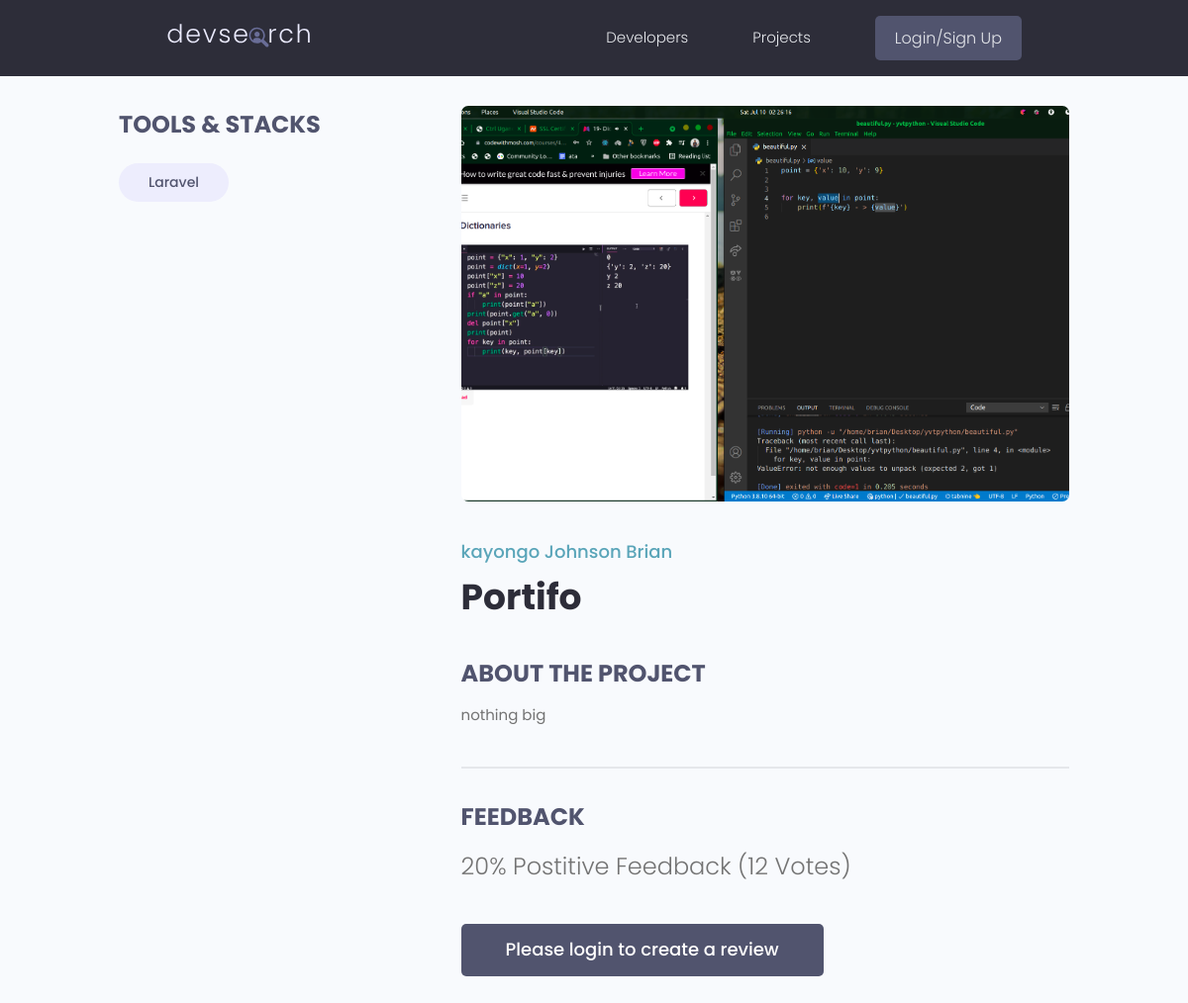
Page /projects/project/04b0481e-8b78-4c92-af31-6f9abf5232f9/ on the earlier database version.
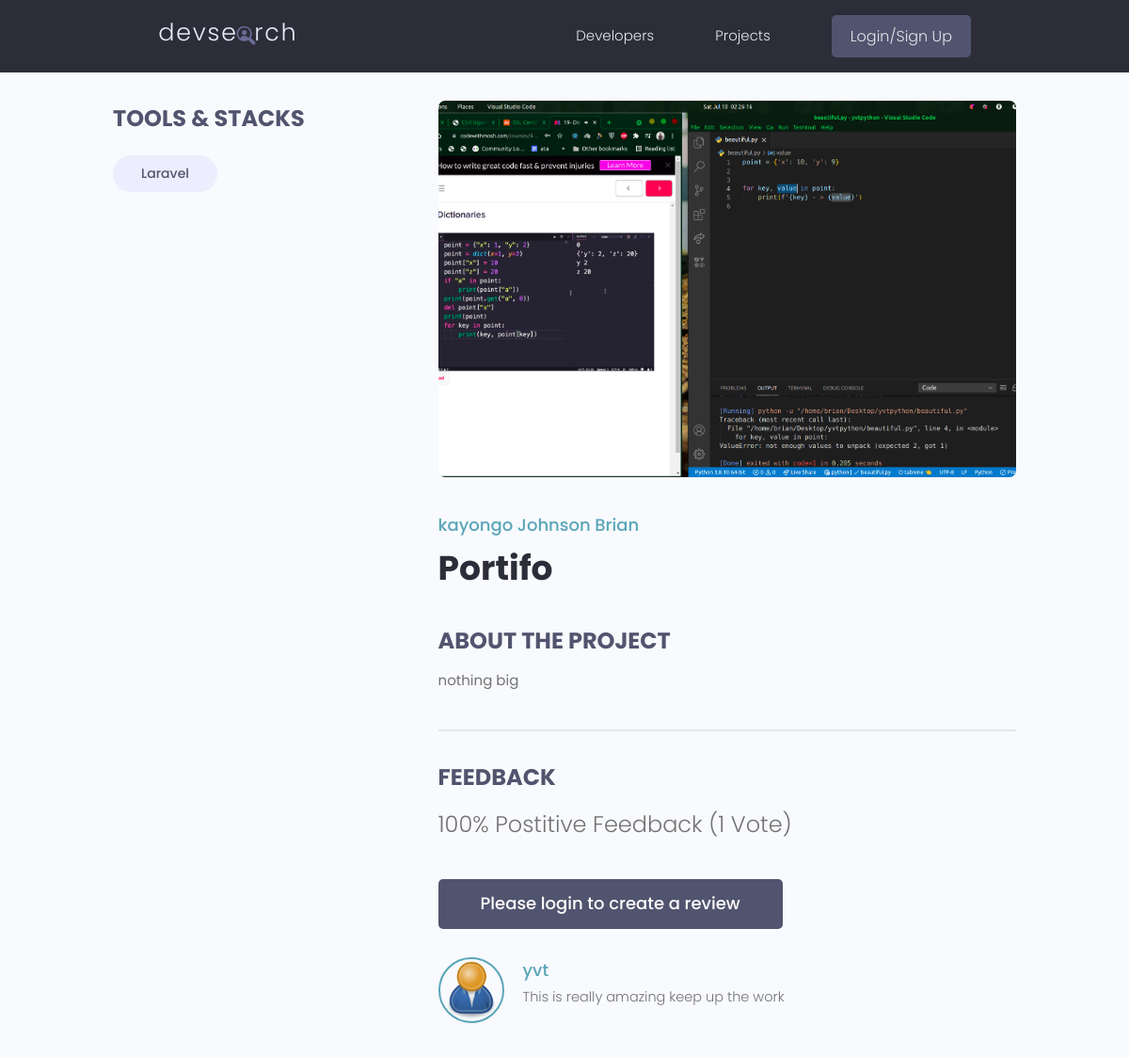
Same page on the later database version.
### projects/models.py (models this page shows, shortened)
class Tag(models.Model):
    name = models.CharField(max_length=200)
    created = models.DateTimeField(auto_now_add=True)
    id = models.UUIDField(default=uuid.uuid4,
                          primary_key=True, unique=True, editable=False)
    def __str__(self):
        return self.name

class Project(models.Model):
    owner = models.ForeignKey(
        Profile, null=True, blank=True, on_delete=models.SET_NULL)
    title = models.CharField(max_length=120)
    description = models.TextField(null=True, blank=True)
    featured_image = models.ImageField(
        null=True, blank=True, default="default.png")
    demo_link = models.CharField(max_length=2000, null=True, blank=True)
    source_link = models.CharField(max_length=2000, null=True, blank=True)
    tags = models.ManyToManyField('Tag', blank=True)
    vote_total = models.IntegerField(default=0, null=True, blank=True)
    vote_ratio = models.IntegerField(default=0, null=True, blank=True)
    created = models.DateTimeField(auto_now_add=True)
    id = models.UUIDField(default=uuid.uuid4,
                          primary_key=True, unique=True, editable=False)
    class Meta:
        ordering = ['-vote_ratio', '-vote_total', 'title']
    @property
    def revieweers(self):
        queryset = self.review_set.all().values_list('owner__id', flat=True)
        return queryset

class Review(models.Model):
    VOTE_TYPE = (
        ('up', 'Up Vote'),
        ('Down', 'Down Vote'),
    )
    owner = models.ForeignKey(Profile, on_delete=models.CASCADE, null=True)
    project = models.ForeignKey(Project, on_delete=models.CASCADE)
    body = models.TextField(blank=True, null=True)
    value = models.CharField(max_length=200, choices=VOTE_TYPE)
    created = models.DateTimeField(auto_now_add=True)
    id = models.UUIDField(default=uuid.uuid4,
                          primary_key=True, unique=True, editable=False)
    class Meta:
        unique_together = [['owner', 'project']]

### users/models.py (models this page shows, shortened)
class Profile(models.Model):
    user = models.OneToOneField(
        User, on_delete=models.CASCADE, null=True, blank=True)
    username = models.CharField(max_length=200, null=True, blank=True)
    location = models.CharField(max_length=200, null=True, blank=True)
    name = models.CharField(max_length=200, null=True, blank=True)
    email = models.EmailField(null=True, blank=True, max_length=200)
    short_intro = models.CharField(max_length=200, null=True, blank=True)
    bio = models.TextField(null=True, blank=True)
    profile_image = models.ImageField(
        null=True, blank=True, upload_to="profiles/", default="profiles/user.png")
    social_github = models.CharField(max_length=200, null=True, blank=True)
    social_twiter = models.CharField(max_length=200, null=True, blank=True)
    social_youtube = models.CharField(max_length=200, null=True, blank=True)
    social_website = models.CharField(max_length=200, null=True, blank=True)
    id = models.UUIDField(default=uuid.uuid4,
                          primary_key=True, unique=True, editable=False)
    created = models.DateTimeField(auto_now_add=True)

### projects/views.py (the view, shortened to what this page needs)
# urls.py: path('project/<str:pk>/', project, name='project'),
def project(request, pk):
    project = Project.objects.get(id=pk)
    form = ReviewForm()
    context = {'project': project, 'form': form}
    return render(request, 'single-project.html', context)

### templates/single-project.html (shortened to what this page needs)
{% extends 'main.html' %} {% load static %}{% block content %}
<main class="singleProject my-md">
    <div class="container">
        <div class="layout">
            <div class="column column--1of3">
                <h3 class="singleProject__subtitle">Tools & Stacks</h3>
                <div class="singleProject__toolStack">
                    {% for tag in project.tags.all %}
                    <span class="tag tag--pill tag--sub tag--lg">
                    <small>{{ tag }}</small>
                  </span> {% endfor %}
                </div>
            </div>
            <div class="column column--2of3">
                <img class="singleProject__preview" src="{{ project.featured_image.url }}" alt="portfolio thumbnail" />
                <a href="profile.html" class="singleProject__developer">{{ project.owner.name }}</a>
                <h2 class="singleProject__title">{{ project.title }}</h2>
                <h3 class="singleProject__subtitle">About the Project</h3>
                <div class="singleProject__info">
                    {{ project.description }}
                </div>
                <div class="comments">
                    <h3 class="singleProject__subtitle">Feedback</h3>
                    <h5 class="project--rating">
                        {{ project.vote_ratio }}% Postitive Feedback ({{ project.vote_total }} Vote{{project.vote_total|pluralize:"s" }})
                    </h5>
                    {% if request.user.profile.id in project.revieweers %}
                        <p>You already submitted your review for this project </p>
                    {% elif request.user.profile == project.owner %}
                    <p>You cant review your own work </p>
                    {% else %}
                        <a class="btn btn--sub btn--lg" href="{% url 'login' %}?next={{ request.path }}"> Please login to create a review</a>
                    {% endif %}
                    <div class="commentList">
                        {% for review in project.review_set.all  %}
                            {% if review.body  %}
                                <div class="comment">
                                    <a href="{% url 'user-profile' review.owner.id %}">
                                        <img class="avatar avatar--md" src="{{ review.owner.profile_image.url }}" alt="user" />
                                    </a>
                                    <div class="comment__details">
                                        <a href="{% url 'user-profile' review.owner.id %}" class="comment__author">{{ review.owner.name }}</a>
                                        <p class="comment__info">
                                            {{ review.body|linebreaksbr }}
                                        </p>
                                    </div>
                                </div>
                            {% endif %}
                        {% endfor %}
                    </div>
                </div>
            </div>
        </div>
    </div>
</main>
{% endblock content %}

Differences in the rows shown:
changed Project "Portifo": vote_ratio "20" → "100"; vote_total "12" → "1"
added Review: owner.profile_image (placeholder picture), owner.name "yvt", body "This is really amazing keep up the work"
